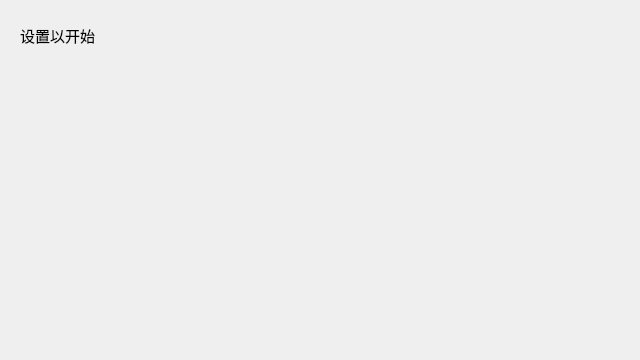
<?xml version="1.0" encoding="UTF-8"?>
<ui version="4.0">
 <class>preview</class>
 <widget class="QWidget" name="preview">
  <property name="geometry">
   <rect>
    <x>0</x>
    <y>0</y>
    <width>640</width>
    <height>360</height>
   </rect>
  </property>
  <property name="sizePolicy">
   <sizepolicy hsizetype="Fixed" vsizetype="Fixed">
    <horstretch>0</horstretch>
    <verstretch>0</verstretch>
   </sizepolicy>
  </property>
  <property name="minimumSize">
   <size>
    <width>0</width>
    <height>0</height>
   </size>
  </property>
  <property name="maximumSize">
   <size>
    <width>640</width>
    <height>360</height>
   </size>
  </property>
  <property name="windowTitle">
   <string>Form</string>
  </property>
  <widget class="myLabel" name="label">
   <property name="geometry">
    <rect>
     <x>20</x>
     <y>20</y>
     <width>151</width>
     <height>31</height>
    </rect>
   </property>
   <property name="sizePolicy">
    <sizepolicy hsizetype="Expanding" vsizetype="Expanding">
     <horstretch>0</horstretch>
     <verstretch>0</verstretch>
    </sizepolicy>
   </property>
   <property name="minimumSize">
    <size>
     <width>0</width>
     <height>0</height>
    </size>
   </property>
   <property name="maximumSize">
    <size>
     <width>192000</width>
     <height>108000</height>
    </size>
   </property>
   <property name="font">
    <font>
     <family>微软雅黑</family>
     <pointsize>11</pointsize>
    </font>
   </property>
   <property name="text">
    <string>设置以开始</string>
   </property>
  </widget>
 </widget>
 <customwidgets>
  <customwidget>
   <class>myLabel</class>
   <extends>QLabel</extends>
   <header>mylabel.h</header>
  </customwidget>
 </customwidgets>
 <resources/>
 <connections/>
</ui>
